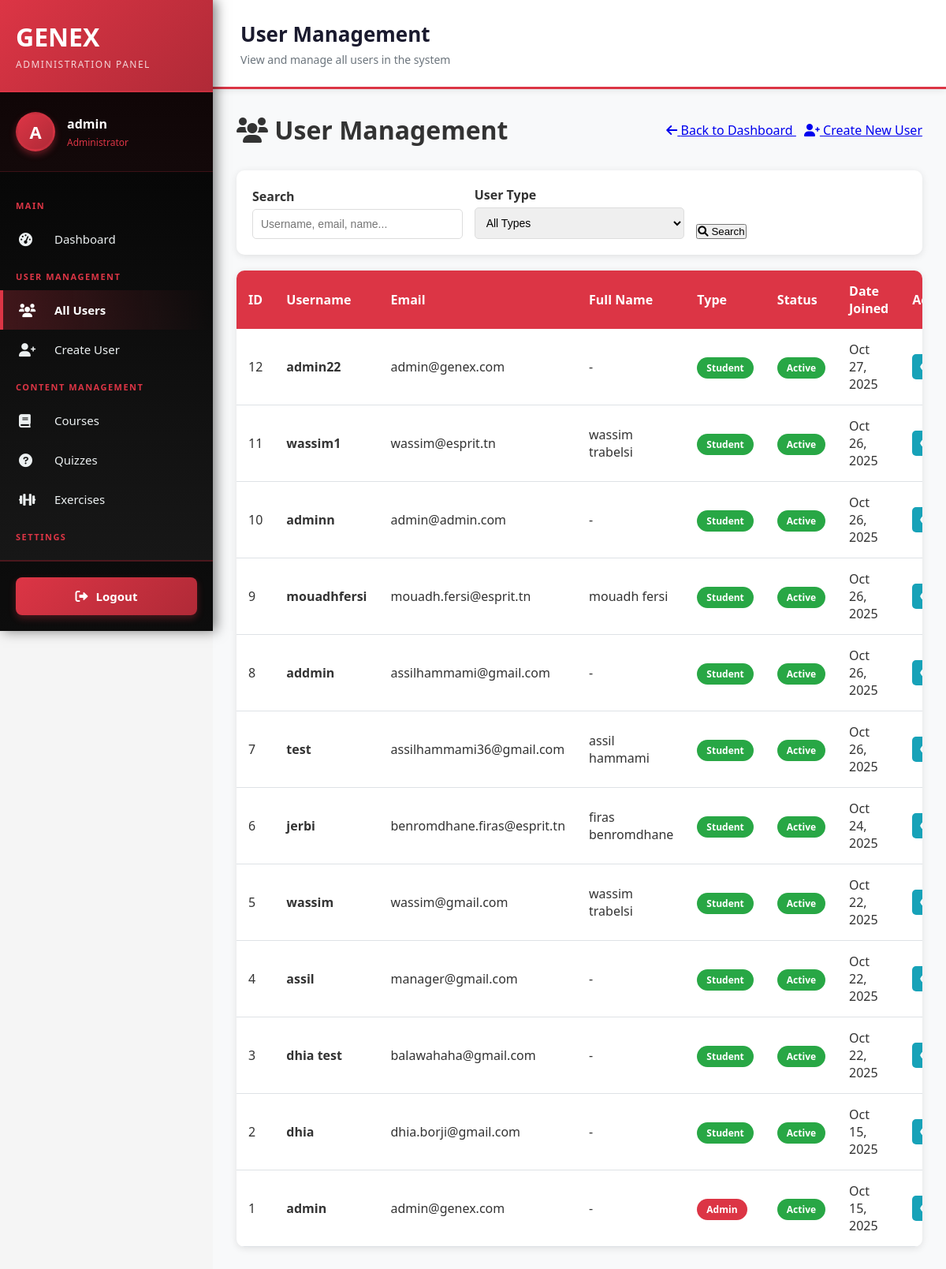
Screenshot of /users/backoffice/users/ (signed in) with the database file from the repository.
### users/models.py (models this page shows, shortened)
class User(AbstractUser):
    USER_TYPE_CHOICES = (
        ('admin', 'Admin'),
        ('student', 'Student'),
    )
    LEVEL_CHOICES = (
        ('weak', 'Weak'),
        ('medium', 'Medium'),
        ('advanced', 'Advanced'),
    )
    user_type = models.CharField(max_length=10, choices=USER_TYPE_CHOICES, default='student')
    level = models.CharField(max_length=10, choices=LEVEL_CHOICES, blank=True, null=True)
    student_class = models.CharField(max_length=50, blank=True, null=True)
    current_streak = models.IntegerField(default=0, help_text="Current consecutive days with quiz completion")
    longest_streak = models.IntegerField(default=0, help_text="Longest streak ever achieved")
    last_quiz_date = models.DateTimeField(null=True, blank=True, help_text="Last time user completed a quiz")
    THEME_CHOICES = (
        ('light', 'Light'),
        ('dark', 'Dark'),
        ('auto', 'Auto'),
    )
    theme_preference = models.CharField(max_length=10, choices=THEME_CHOICES, default='auto', help_text="User's theme preference")

### users/views.py (the view, shortened to what this page needs)
# urls.py: path('backoffice/users/', views.backoffice_user_list, name='backoffice_user_list'),
@user_passes_test(is_admin, login_url='main:signin')
def backoffice_user_list(request):
    search_query = request.GET.get('search', '')
    user_type_filter = request.GET.get('user_type', '')
    users = User.objects.all().order_by('-date_joined')
    if user_type_filter:
        users = users.filter(user_type=user_type_filter)
    paginator = Paginator(users, 20)  # 20 users per page
    page_number = request.GET.get('page')
    page_obj = paginator.get_page(page_number)
    context = {
        'page_obj': page_obj,
        'search_query': search_query,
        'user_type_filter': user_type_filter,
    }
    return render(request, 'users/backoffice/user_list.html', context)

### users/views.py (called while the page is built)
def is_admin(user):
    return user.is_authenticated and (user.is_superuser or user.user_type == 'admin')

### templates/users/backoffice/user_list.html (shortened to what this page needs)
{% extends 'users/backoffice/base.html' %}
{% block nav_users %}active{% endblock %}
{% block page_title %}User Management{% endblock %}
{% block page_description %}View and manage all users in the system{% endblock %}
{% block content %}
<div class="backoffice-container">
    <div class="page-header">
        <h1><i class="fas fa-users"></i> User Management</h1>
        <div>
            <a href="{% url 'users:backoffice_dashboard' %}" class="btn-outline-red" style="margin-right: 10px;">
                <i class="fas fa-arrow-left"></i> Back to Dashboard
            </a>
            <a href="{% url 'users:backoffice_user_create' %}" class="btn-red">
                <i class="fas fa-user-plus"></i> Create New User
            </a>
        </div>
    </div>
    <div class="filters-section">
        <form method="get" class="filters-form" id="userSearchForm">
            <div class="form-group">
                <label for="search">Search</label>
                <input type="text"
                       id="search"
                       name="search"
                       placeholder="Username, email, name..."
                       value="{{ search_query }}"
                       autocomplete="off">
            </div>
            <div class="form-group">
                <label for="user_type">User Type</label>
                <select id="user_type" name="user_type">
                    <option value="">All Types</option>
                </select>
            </div>
            <div class="form-group">
                <button type="submit" class="btn-red"><i class="fas fa-search"></i> Search</button>
            </div>
        </form>
    </div>
    <div class="users-table-container">
        <table class="user-table">
            <thead>
                <tr>
                    <th>ID</th>
                    <th>Username</th>
                    <th>Email</th>
                    <th>Full Name</th>
                    <th>Type</th>
                    <th>Status</th>
                    <th>Date Joined</th>
                    <th>Actions</th>
                </tr>
            </thead>
            <tbody>
                {% for user_obj in page_obj %}
                <tr>
                    <td>{{ user_obj.id }}</td>
                    <td><strong>{{ user_obj.username }}</strong></td>
                    <td>{{ user_obj.email }}</td>
                    <td>{{ user_obj.get_full_name|default:"-" }}</td>
                    <td>
                        <span class="badge badge-{{ user_obj.user_type }}">
                            {{ user_obj.get_user_type_display }}
                        </span>
                    </td>
                    <td>
                        <span class="badge badge-{% if user_obj.is_active %}active{% else %}inactive{% endif %}">
                            {% if user_obj.is_active %}Active{% else %}Inactive{% endif %}
                        </span>
                    </td>
                    <td>{{ user_obj.date_joined|date:"M d, Y" }}</td>
                    <td>
                        <div class="action-buttons">
                            <a href="{% url 'users:backoffice_user_detail' user_obj.id %}" class="btn-view" title="View">
                                <i class="fas fa-eye"></i>
                            </a>
                        </div>
                    </td>
                </tr>
                {% endfor %}
            </tbody>
        </table>
    </div>
</div>
{% endblock %}

### templates/users/backoffice/base.html (shortened to what this page needs)
<!DOCTYPE html>
<html lang="fr">
<head>
    <link rel="stylesheet" href="https://cdnjs.cloudflare.com/ajax/libs/font-awesome/6.0.0/css/all.min.css">
</head>
<body>
    <aside class="sidebar" id="sidebar">
        <div class="sidebar-header">
            <h1>GEN<span>EX</span></h1>
            <p>Administration Panel</p>
        </div>
        <div class="sidebar-user">
            <div class="sidebar-user-avatar">
                {{ user.username.0|upper }}
            </div>
            <div class="sidebar-user-info">
                <h3>{{ user.username }}</h3>
                <p>Administrator</p>
            </div>
        </div>
        <nav class="sidebar-menu">
            <div class="sidebar-menu-title">Main</div>
            <a href="{% url 'users:backoffice_dashboard' %}" class="{% block nav_dashboard %}{% endblock %}">
                <i class="fas fa-tachometer-alt"></i> Dashboard
            </a>
            <div class="sidebar-menu-title">User Management</div>
            <a href="{% url 'users:backoffice_user_list' %}" class="{% block nav_users %}{% endblock %}">
                <i class="fas fa-users"></i> All Users
            </a>
            <a href="{% url 'users:backoffice_user_create' %}" class="{% block nav_create_user %}{% endblock %}">
                <i class="fas fa-user-plus"></i> Create User
            </a>
            <div class="sidebar-menu-title">Content Management</div>
            <a href="{% url 'courses:admin_course_list' %}" class="{% block nav_courses %}{% endblock %}">
                <i class="fas fa-book"></i> Courses
            </a>
            <a href="{% url 'users:backoffice_quiz_list' %}" class="{% block nav_quizzes %}{% endblock %}">
                <i class="fas fa-question-circle"></i> Quizzes
            </a>
            <a href="{% url 'users:backoffice_exercise_list' %}" class="{% block nav_exercises %}{% endblock %}">
                <i class="fas fa-dumbbell"></i> Exercises
            </a>
            <div class="sidebar-menu-title">Settings</div>
            <a href="#" class="disabled">
            </a>
        </nav>
        <div class="sidebar-footer">
            <a href="{% url 'main:signout' %}">
                <i class="fas fa-sign-out-alt"></i> Logout
            </a>
        </div>
    </aside>
    <div class="main-content">
        <div class="topbar">
            <div class="topbar-title">
                <h2>{% block page_title %}Dashboard{% endblock %}</h2>
                <p>{% block page_description %}Welcome to the administration panel{% endblock %}</p>
            </div>
        </div>
        <div class="content-container">
            {% block content %}{% endblock %}
        </div>
    </div>
</body>
</html>

### templates/users/backoffice/base.html (style rules this page uses)
* { margin: 0; padding: 0; box-sizing: border-box; }
body { font-family: 'Segoe UI', Tahoma, Geneva, Verdana, sans-serif; background: #f5f5f5; color: #333; }
.sidebar { position: fixed; left: 0; top: 0; width: 270px; height: 100vh; background: linear-gradient(180deg, #000000 0%, #1a1a1a 100%); color: white; overflow-y: auto; z-index: 1000; box-shadow: 4px 0 15px rgba(0,0,0,0.5); display: flex; flex-direction: column; }
.sidebar-header { padding: 25px 20px; background: linear-gradient(135deg, #dc3545 0%, #b02a37 100%); border-bottom: 2px solid rgba(220, 53, 69, 0.3); }
.sidebar-header h1 { font-size: 32px; font-weight: bold; margin-bottom: 5px; color: white; }
.sidebar-header h1 span { color: white; }
.sidebar-header p { font-size: 12px; color: rgba(255,255,255,0.8); margin-top: 5px; text-transform: uppercase; letter-spacing: 1.5px; }
.sidebar-user { padding: 25px 20px; border-bottom: 1px solid rgba(220, 53, 69, 0.2); display: flex; align-items: center; gap: 15px; background: rgba(220, 53, 69, 0.05); }
.sidebar-user-avatar { width: 50px; height: 50px; border-radius: 50%; background: linear-gradient(135deg, #dc3545, #b02a37); display: flex; align-items: center; justify-content: center; font-size: 22px; font-weight: bold; border: 3px solid rgba(220, 53, 69, 0.3); box-shadow: 0 4px 8px rgba(220, 53, 69, 0.4); }
.sidebar-user-info h3 { font-size: 16px; margin-bottom: 4px; font-weight: 600; }
.sidebar-user-info p { font-size: 12px; color: #dc3545; font-weight: 500; }
.sidebar-menu { padding: 20px 0; flex: 1; overflow-y: auto; }
.sidebar-menu-title { padding: 15px 20px 10px; font-size: 11px; text-transform: uppercase; color: #dc3545; font-weight: 700; letter-spacing: 1.5px; }
.sidebar-menu a { display: flex; align-items: center; padding: 15px 20px; color: #ecf0f1; text-decoration: none; transition: all 0.3s ease; border-left: 4px solid transparent; font-size: 15px; }
.sidebar-menu a.active { background: linear-gradient(90deg, rgba(220, 53, 69, 0.25) 0%, transparent 100%); border-left-color: #dc3545; color: #fff; font-weight: 600; }
.sidebar-menu a i { width: 30px; margin-right: 15px; font-size: 17px; }
.sidebar-menu a.disabled { opacity: 0.4; cursor: not-allowed; }
.sidebar-footer { margin-top: auto; padding: 20px; background: rgba(0, 0, 0, 0.5); border-top: 2px solid rgba(220, 53, 69, 0.3); }
.sidebar-footer a { display: flex; align-items: center; justify-content: center; padding: 14px 20px; color: white; text-decoration: none; background: linear-gradient(135deg, #dc3545, #b02a37); border-radius: 8px; transition: all 0.3s ease; font-weight: 600; font-size: 15px; box-shadow: 0 4px 10px rgba(220, 53, 69, 0.3); }
.sidebar-footer a i { margin-right: 10px; font-size: 16px; }
.main-content { margin-left: 270px; min-height: 100vh; background: #f8f9fa; }
.topbar { background: white; padding: 25px 35px; box-shadow: 0 2px 8px rgba(0,0,0,0.08); display: flex; justify-content: space-between; align-items: center; border-bottom: 3px solid #dc3545; }
.topbar-title h2 { font-size: 26px; color: #1a1a2e; font-weight: 700; }
.topbar-title p { font-size: 14px; color: #6c757d; margin-top: 5px; }
.content-container { padding: 30px; }

### rows the page displays
User: username.0 "A", username "admin", id "1", email "admin@genex.com", get_full_name "-", user_type "Admin", is_active "Active", date_joined "Oct 15, 2025"
User: id "12", username "admin22", email "admin@genex.com", get_full_name "-", user_type "Student", is_active "Active", date_joined "Oct 27, 2025"
User: id "11", username "wassim1", email "wassim@esprit.tn", get_full_name "wassim trabelsi", user_type "Student", is_active "Active", date_joined "Oct 26, 2025"
User: id "10", username "adminn", email "admin@admin.com", get_full_name "-", user_type "Student", is_active "Active", date_joined "Oct 26, 2025"
User: id "9", username "mouadhfersi", email "mouadh.fersi@esprit.tn", get_full_name "mouadh fersi", user_type "Student", is_active "Active", date_joined "Oct 26, 2025"
User: id "8", username "addmin", email "assilhammami@gmail.com", get_full_name "-", user_type "Student", is_active "Active", date_joined "Oct 26, 2025"
User: id "7", username "test", email "assilhammami36@gmail.com", get_full_name "assil hammami", user_type "Student", is_active "Active", date_joined "Oct 26, 2025"
User: id "6", username "jerbi", email "benromdhane.firas@esprit.tn", get_full_name "firas benromdhane", user_type "Student", is_active "Active", date_joined "Oct 24, 2025"
User: id "5", username "wassim", email "wassim@gmail.com", get_full_name "wassim trabelsi", user_type "Student", is_active "Active", date_joined "Oct 22, 2025"
User: id "4", username "assil", email "manager@gmail.com", get_full_name "-", user_type "Student", is_active "Active", date_joined "Oct 22, 2025"
User: id "3", username "dhia test", email "balawahaha@gmail.com", get_full_name "-", user_type "Student", is_active "Active", date_joined "Oct 22, 2025"
User: id "2", username "dhia", email "dhia.borji@gmail.com", get_full_name "-", user_type "Student", is_active "Active", date_joined "Oct 15, 2025"
